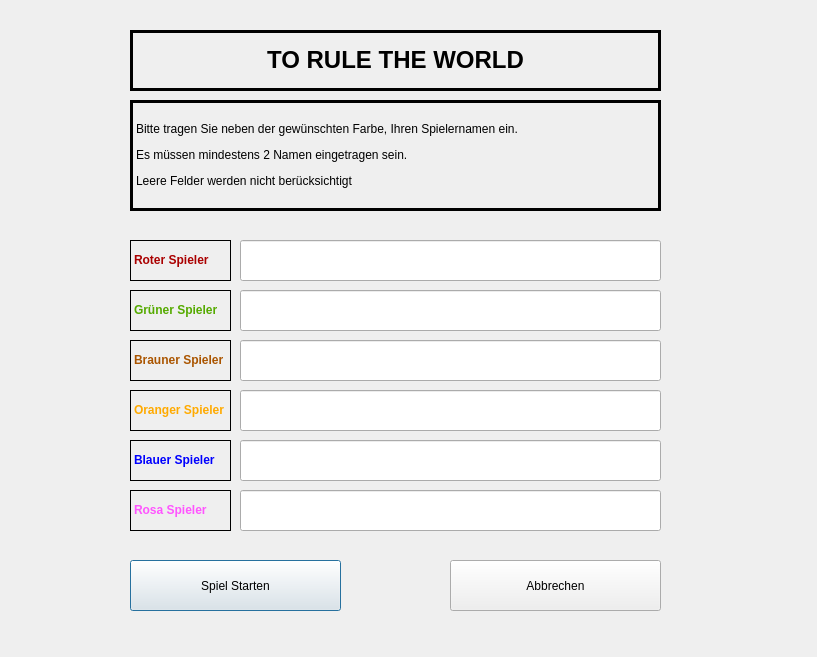
<?xml version="1.0" encoding="UTF-8"?>
<ui version="4.0">
 <class>CPlayerInit</class>
 <widget class="QDialog" name="CPlayerInit">
  <property name="geometry">
   <rect>
    <x>0</x>
    <y>0</y>
    <width>817</width>
    <height>657</height>
   </rect>
  </property>
  <property name="windowTitle">
   <string>Dialog</string>
  </property>
  <widget class="QLabel" name="infoLabel">
   <property name="geometry">
    <rect>
     <x>130</x>
     <y>100</y>
     <width>531</width>
     <height>111</height>
    </rect>
   </property>
   <property name="frameShape">
    <enum>QFrame::Box</enum>
   </property>
   <property name="lineWidth">
    <number>3</number>
   </property>
   <property name="text">
    <string>&lt;html&gt;&lt;head/&gt;&lt;body&gt;&lt;p&gt;Bitte tragen Sie neben der gewünschten Farbe, Ihren Spielernamen ein.&lt;/p&gt;&lt;p&gt;Es müssen mindestens 2 Namen eingetragen sein.&lt;/p&gt;&lt;p&gt;Leere Felder werden nicht berücksichtigt&lt;/p&gt;&lt;/body&gt;&lt;/html&gt;</string>
   </property>
  </widget>
  <widget class="QLabel" name="redPlayerLabel">
   <property name="geometry">
    <rect>
     <x>130</x>
     <y>240</y>
     <width>101</width>
     <height>41</height>
    </rect>
   </property>
   <property name="frameShape">
    <enum>QFrame::Box</enum>
   </property>
   <property name="lineWidth">
    <number>1</number>
   </property>
   <property name="text">
    <string>&lt;html&gt;&lt;head/&gt;&lt;body&gt;&lt;p&gt;&lt;span style=&quot; font-weight:700; color:#aa0000;&quot;&gt;Roter Spieler&lt;/span&gt;&lt;/p&gt;&lt;/body&gt;&lt;/html&gt;</string>
   </property>
  </widget>
  <widget class="QLineEdit" name="redPlayerLineEdit">
   <property name="geometry">
    <rect>
     <x>240</x>
     <y>240</y>
     <width>421</width>
     <height>41</height>
    </rect>
   </property>
   <property name="styleSheet">
    <string notr="true">color: rgb(170, 0, 0);
font: 10pt &quot;Segoe UI&quot;;</string>
   </property>
   <property name="text">
    <string/>
   </property>
  </widget>
  <widget class="QLabel" name="greenPlayerLabel">
   <property name="geometry">
    <rect>
     <x>130</x>
     <y>290</y>
     <width>101</width>
     <height>41</height>
    </rect>
   </property>
   <property name="frameShape">
    <enum>QFrame::Box</enum>
   </property>
   <property name="lineWidth">
    <number>1</number>
   </property>
   <property name="text">
    <string>&lt;html&gt;&lt;head/&gt;&lt;body&gt;&lt;p&gt;&lt;span style=&quot; font-weight:700; color:#55aa00;&quot;&gt;Grüner Spieler&lt;/span&gt;&lt;/p&gt;&lt;/body&gt;&lt;/html&gt;</string>
   </property>
  </widget>
  <widget class="QLineEdit" name="greenPlayerLineEidt">
   <property name="geometry">
    <rect>
     <x>240</x>
     <y>290</y>
     <width>421</width>
     <height>41</height>
    </rect>
   </property>
   <property name="styleSheet">
    <string notr="true">color: rgb(85, 170, 0);
font: 10pt &quot;Segoe UI&quot;;</string>
   </property>
  </widget>
  <widget class="QLabel" name="brownPlayerLabel">
   <property name="geometry">
    <rect>
     <x>130</x>
     <y>340</y>
     <width>101</width>
     <height>41</height>
    </rect>
   </property>
   <property name="frameShape">
    <enum>QFrame::Box</enum>
   </property>
   <property name="lineWidth">
    <number>1</number>
   </property>
   <property name="text">
    <string>&lt;html&gt;&lt;head/&gt;&lt;body&gt;&lt;p&gt;&lt;span style=&quot; font-weight:700; color:#aa5500;&quot;&gt;Brauner Spieler&lt;/span&gt;&lt;/p&gt;&lt;/body&gt;&lt;/html&gt;</string>
   </property>
  </widget>
  <widget class="QLineEdit" name="brownPlayerLineEdit">
   <property name="geometry">
    <rect>
     <x>240</x>
     <y>340</y>
     <width>421</width>
     <height>41</height>
    </rect>
   </property>
   <property name="styleSheet">
    <string notr="true">color: rgb(170, 85, 0);
font: 10pt &quot;Segoe UI&quot;;</string>
   </property>
  </widget>
  <widget class="QLabel" name="orangePlayerLabel">
   <property name="geometry">
    <rect>
     <x>130</x>
     <y>390</y>
     <width>101</width>
     <height>41</height>
    </rect>
   </property>
   <property name="frameShape">
    <enum>QFrame::Box</enum>
   </property>
   <property name="lineWidth">
    <number>1</number>
   </property>
   <property name="text">
    <string>&lt;html&gt;&lt;head/&gt;&lt;body&gt;&lt;p&gt;&lt;span style=&quot; font-weight:700; color:#ffaa00;&quot;&gt;Oranger Spieler&lt;/span&gt;&lt;/p&gt;&lt;/body&gt;&lt;/html&gt;</string>
   </property>
  </widget>
  <widget class="QLineEdit" name="orangePlayerLineEdit">
   <property name="geometry">
    <rect>
     <x>240</x>
     <y>390</y>
     <width>421</width>
     <height>41</height>
    </rect>
   </property>
   <property name="styleSheet">
    <string notr="true">color: rgb(255, 170, 0);
font: 10pt &quot;Segoe UI&quot;;</string>
   </property>
  </widget>
  <widget class="QLabel" name="bluePlayerLabel">
   <property name="geometry">
    <rect>
     <x>130</x>
     <y>440</y>
     <width>101</width>
     <height>41</height>
    </rect>
   </property>
   <property name="frameShape">
    <enum>QFrame::Box</enum>
   </property>
   <property name="lineWidth">
    <number>1</number>
   </property>
   <property name="text">
    <string>&lt;html&gt;&lt;head/&gt;&lt;body&gt;&lt;p&gt;&lt;span style=&quot; font-weight:700; color:#0000ff;&quot;&gt;Blauer Spieler&lt;/span&gt;&lt;/p&gt;&lt;/body&gt;&lt;/html&gt;</string>
   </property>
  </widget>
  <widget class="QLineEdit" name="bluePlayerLineEdit">
   <property name="geometry">
    <rect>
     <x>240</x>
     <y>440</y>
     <width>421</width>
     <height>41</height>
    </rect>
   </property>
   <property name="styleSheet">
    <string notr="true">color: rgb(0, 0, 255);
font: 10pt &quot;Segoe UI&quot;;</string>
   </property>
  </widget>
  <widget class="QLabel" name="rosaPlayerLabel">
   <property name="geometry">
    <rect>
     <x>130</x>
     <y>490</y>
     <width>101</width>
     <height>41</height>
    </rect>
   </property>
   <property name="frameShape">
    <enum>QFrame::Box</enum>
   </property>
   <property name="lineWidth">
    <number>1</number>
   </property>
   <property name="text">
    <string>&lt;html&gt;&lt;head/&gt;&lt;body&gt;&lt;p&gt;&lt;span style=&quot; font-weight:700; color:#ff55ff;&quot;&gt;Rosa Spieler&lt;/span&gt;&lt;/p&gt;&lt;/body&gt;&lt;/html&gt;</string>
   </property>
  </widget>
  <widget class="QLineEdit" name="rosaPlayerLineEdit">
   <property name="geometry">
    <rect>
     <x>240</x>
     <y>490</y>
     <width>421</width>
     <height>41</height>
    </rect>
   </property>
   <property name="styleSheet">
    <string notr="true">color: rgb(255, 0, 255);
font: 10pt &quot;Segoe UI&quot;;</string>
   </property>
   <property name="text">
    <string/>
   </property>
  </widget>
  <widget class="QPushButton" name="starteGameButton">
   <property name="geometry">
    <rect>
     <x>130</x>
     <y>560</y>
     <width>211</width>
     <height>51</height>
    </rect>
   </property>
   <property name="text">
    <string>Spiel Starten</string>
   </property>
  </widget>
  <widget class="QPushButton" name="quitButton">
   <property name="geometry">
    <rect>
     <x>450</x>
     <y>560</y>
     <width>211</width>
     <height>51</height>
    </rect>
   </property>
   <property name="text">
    <string>Abbrechen</string>
   </property>
  </widget>
  <widget class="QLabel" name="TRTWLabel">
   <property name="geometry">
    <rect>
     <x>130</x>
     <y>30</y>
     <width>531</width>
     <height>61</height>
    </rect>
   </property>
   <property name="frameShape">
    <enum>QFrame::Box</enum>
   </property>
   <property name="lineWidth">
    <number>3</number>
   </property>
   <property name="text">
    <string>&lt;html&gt;&lt;head/&gt;&lt;body&gt;&lt;p&gt;&lt;span style=&quot; font-size:18pt; font-weight:700;&quot;&gt;TO RULE THE WORLD&lt;/span&gt;&lt;/p&gt;&lt;/body&gt;&lt;/html&gt;</string>
   </property>
   <property name="alignment">
    <set>Qt::AlignCenter</set>
   </property>
  </widget>
 </widget>
 <resources/>
 <connections/>
</ui>
